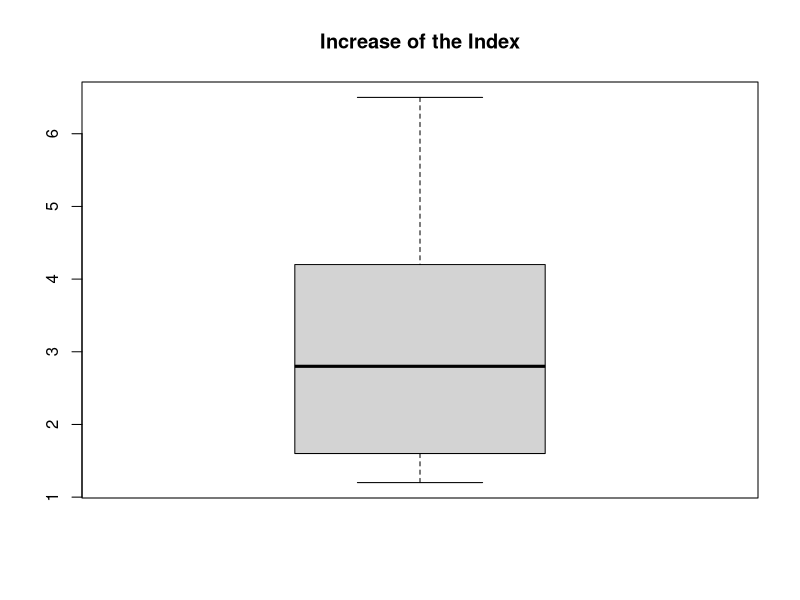
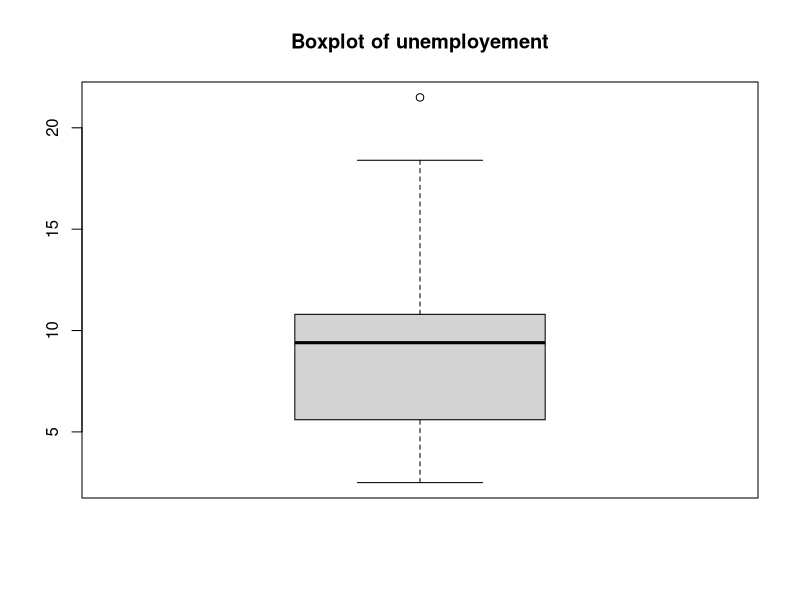
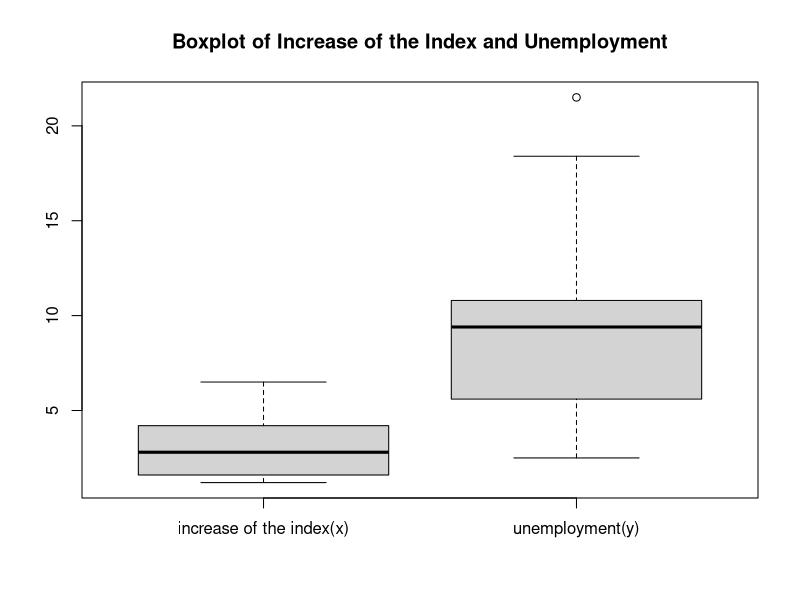
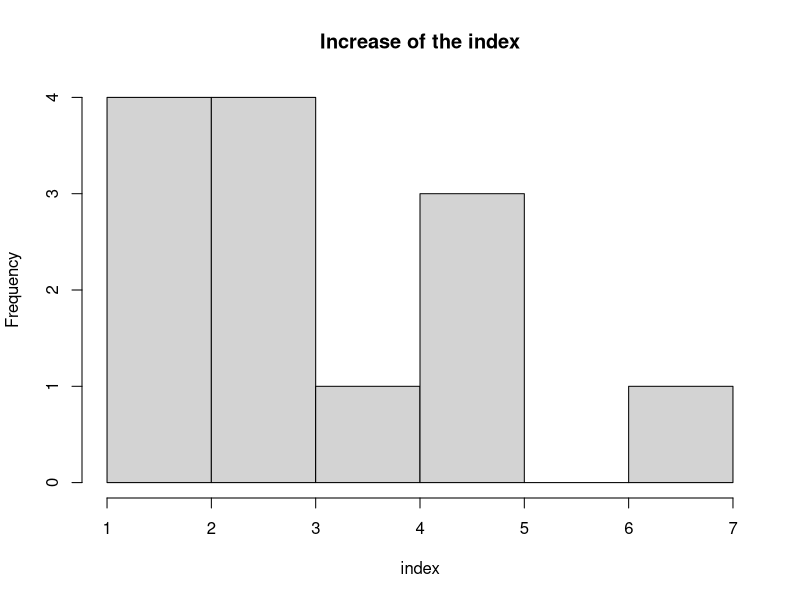
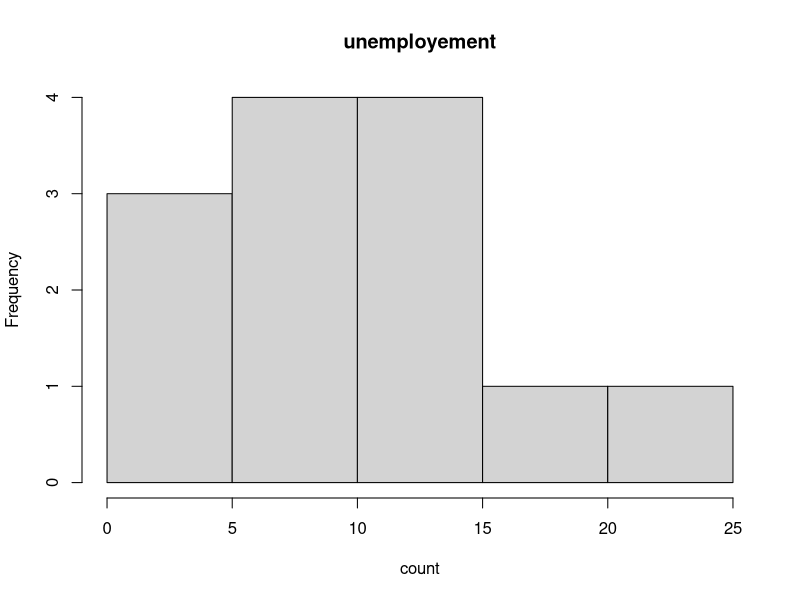
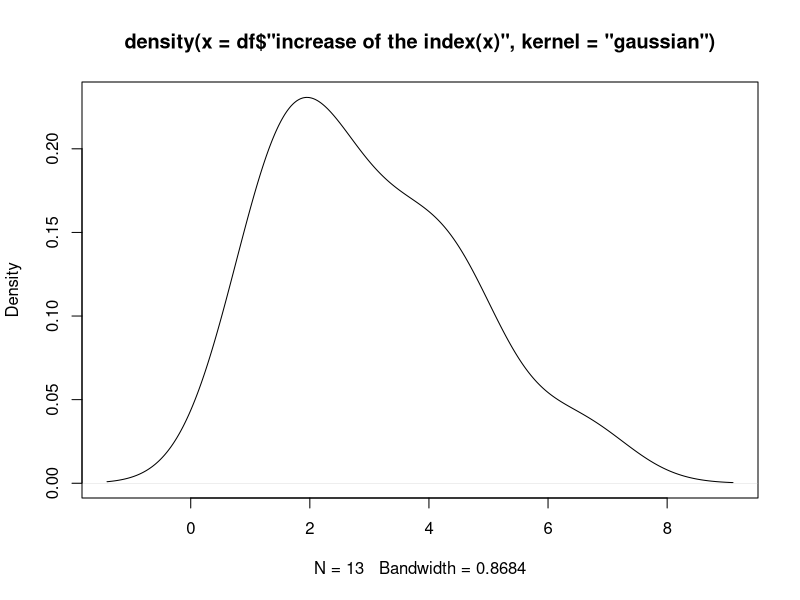
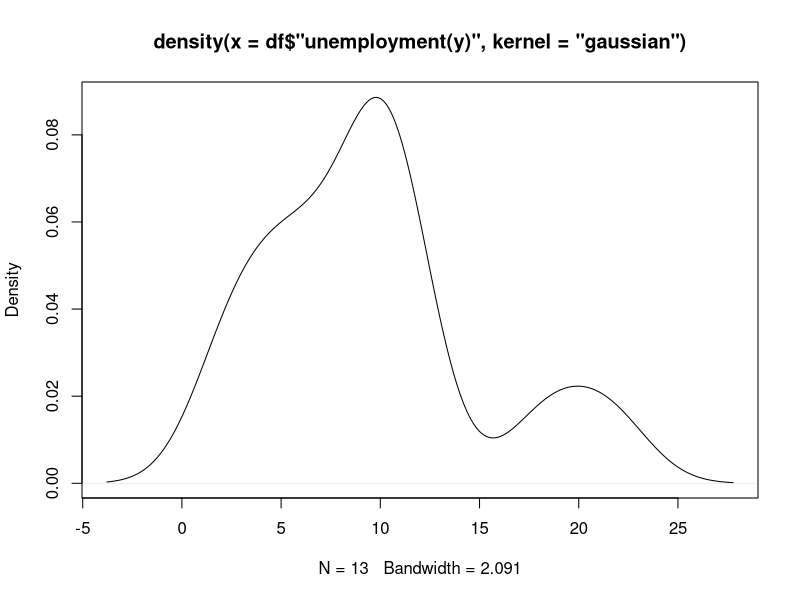

Write the R code that produced these figures, in order.

Land <- c("Belgium", "Denmark", "France", "GB", "Irenland", 
          "Italy", "Luxembourg", "Holland", "Portugal", "Spain",
          "USA", "Japan", "Deutschland")
x <- c(2.8, 1.2, 2.1, 1.6, 1.5, 4.6, 3.6, 2.1, 
       6.5, 4.6, 3.0, 1.3, 4.2)
y <- c(9.4, 10.4, 10.8, 10.5, 18.4, 11.1, 2.6, 
       8.8, 5.0, 21.5, 6.7, 2.5, 5.6)

df <- data.frame(Land,x,y)
colnames(df) <- c("Land", "increase of the index(x)", "unemployment(y)")
df

#1
maxx <- c(max(df$"increase of the index(x)"),
          Land[which(x == max(df$"increase of the index(x)"))])
maxx
minx <- c(min(df$"increase of the index(x)"),
          Land[which(x == min(df$"increase of the index(x)"))])
minx
maxy <- c(max(df$"unemployment(y)"),
          Land[which(y == max(df$"unemployment(y)"))])
maxx
minx <- c(min(df$"unemployment(y)"),
          Land[which(y == min(df$"unemployment(y)"))])
minx

#2
range <- max(df$"increase of the index(x)")-min(df$"increase of the index(x)")
range

urut <- df[order(df$"increase of the index(x)"), ]
urut[13,2]-urut[1,2]

#3
urut.x <- df[order(df$"increase of the index(x)"), ]
datax <- urut.x[ ,2]
quantile(datax)

urut.y <- df[order(df$"unemployment(y)"), ]
datay <- urut.y[ ,2]
quantile(datay)

#4
median(datax)
median(datay)

med <- (length(datax)+1)/2 ; med
medx <- datax[7]
medx


#5
Q1 <- (length(datax)+1)/4 
Q1
Q3 <- (length(datax)+1)*3/4
Q3
difx <- Q3-Q1
difx


#6
mean(df$"increase of the index(x)")
meanx <- sum(datax)/length(datax)
meanx
mean(df$`unemployment(y)`)
meany <- mean(df$`unemployment(y)`)
meany


#7 
a <- sort(abs(datax[seq(1:13)]-medx))
median(a)

#8
var(datax)
var(datay)
varx <- sum((datax[seq(1:13)]-meanx)^2)/(length(datax)-1)
varx

#9
sqrt(varx)
stdx <- sqrt(sum((datax[seq(1:13)]-meanx)^2)/ (length(datax)-1)) 
stdx

#10
boxplot(df$"increase of the index(x)", 
        main = "Increase of the Index")
boxplot(df$"unemployment(y)", main =
          "Boxplot of unemployement")
boxplot(df[, -1], main ="Boxplot of Increase of the Index and Unemployment")

hist(df$"increase of the index(x)", main = 
       "Increase of the index", xlab = "index")
hist(df$"unemployment(y)", main = "unemployement",
     xlab = "count")

kdex = density(df$"increase of the index(x)",kernel ="gaussian")
plot(kdex)

kdey = density(df$"unemployment(y)", kernel = "gaussian")
plot(kdey)


#11
cov(df$"increase of the index(x)",df$"unemployment(y)")
cov(df[,2:3])

a = 0
for(i in (1:13)){
    a = a + (df$"increase of the index(x)"[i]*df$"unemployment(y)"[i])
}
a

cov <- ((1/(12))*a)-(13/12*meanx*meany)
cov
    
#12
cor(df$"increase of the index(x)",df$"unemployment(y)")
cor(df[,2:3])


#13
rankx = rank(df$"increase of the index(x)")
rankx

ranky = rank(df$"unemployment(y)")
ranky

#14
cor(rankx, ranky)


#15
#qnorm = nilai z tabel 
alpa = 0.05
n = 13
#varians diketahui
KIn = c(meanx - qnorm(1-alpa/2)*stdx/sqrt(n),
        meanx + qnorm(1-alpa/2)*stdx/sqrt(n))
KIn

#varians tidak diketahui
KI = c(meanx - qt(1-alpa/2, df=(n-1))*stdx/sqrt(n),
                  meanx + qt(1-alpa/2, df=(n-1))*stdx/sqrt(n))
KI


#16
#miu o = 3
T = (meanx-0)/stdx*sqrt(n)
T
t <- qt(1-alpa, df =(n-1))
KIt1 = meanx-(1/sqrt(n))*t
KIt1

t.test(df$`increase of the index(x)`, y =NULL, alternative = c("greater"),
       mu = 0, paired = FALSE, var.equal = TRUE)

#criticalvalue
cv = qt(0.95, (n-1))
cv

#kalo abs(T)<cv maka H0 gagal tolak

KI = c((mean(df$`increase of the index(x)`))-qt(1-alpa,df=(n-1))*sd(df$`increase of the index(x)`)/sqrt(n),Inf)
KI

#17

T1 = (meanx-meany)/((sqrt((n+n)/(n*n))*((n-1)*var(df$`increase of the index(x)`)+(n-1)*var(df$`increase of the index(x)`))/(n+n-2)))
T1

ttabel = qt(1-alpa/2, df =(n+n-2))
ttabel
-ttabel


#18

T2 = var(datax)/var(datay)

qf.vartest = c(qf(alpa/2, n-1,  n-1), qf(1-alpa/2, n-1,  n-1)) ; qf.vartest
var.test(df$`increase of the index(x)`,df$`unemployment(y)`)



